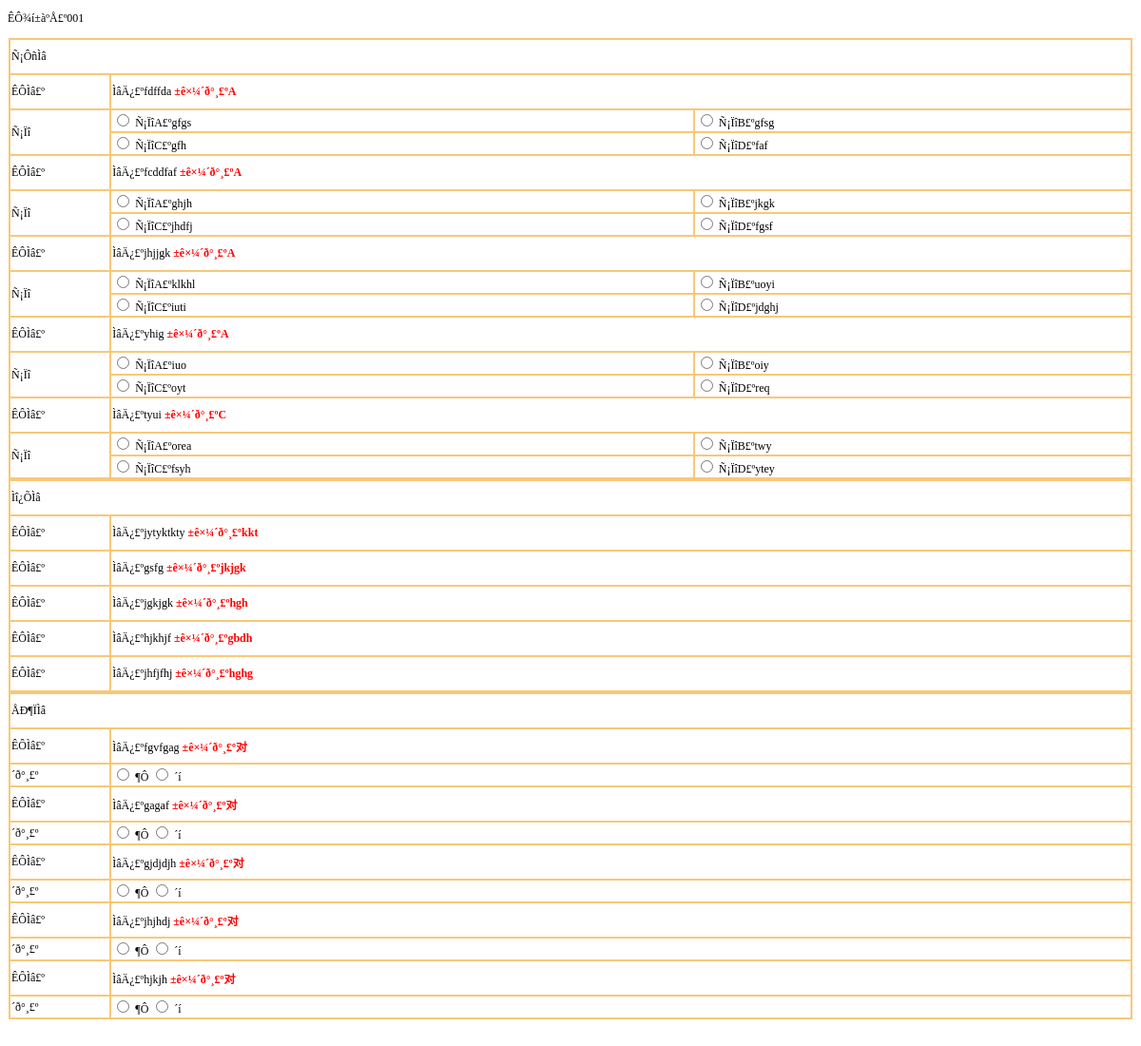
The page /shijuan_detail3.php?sjbh=001 on the database its author committed.
### tables this page shows
CREATE TABLE `shijuanshengcheng` (
  `ID` int(11) NOT NULL AUTO_INCREMENT,
  `bianhao` varchar(255) DEFAULT NULL,
  `kemu` varchar(50) DEFAULT NULL,
  `danxuantishu` int(11) DEFAULT NULL,
  `danxuanfenzhi` int(11) DEFAULT NULL,
  `tiankongtishu` int(11) DEFAULT NULL,
  `tiankongfenzhi` int(11) DEFAULT NULL,
  `panduantishu` int(11) DEFAULT NULL,
  `panduanfenzhi` int(11) DEFAULT NULL,
  `danxuanti` varchar(255) DEFAULT NULL,
  `tiankongti` varchar(255) DEFAULT NULL,
  `panduanti` varchar(255) DEFAULT NULL,
  `addtime` timestamp NULL DEFAULT CURRENT_TIMESTAMP ON UPDATE CURRENT_TIMESTAMP,
  PRIMARY KEY (`ID`)
);

CREATE TABLE `danxuanti` (
  `id` int(11) NOT NULL AUTO_INCREMENT,
  `kemu` varchar(50) DEFAULT NULL,
  `timu` varchar(50) DEFAULT NULL,
  `xuanxiangA` varchar(50) DEFAULT NULL,
  `xuanxiangB` varchar(50) DEFAULT NULL,
  `xuanxiangC` varchar(50) DEFAULT NULL,
  `xuanxiangD` varchar(50) DEFAULT NULL,
  `daan` varchar(50) DEFAULT NULL,
  `addtime` timestamp NOT NULL DEFAULT CURRENT_TIMESTAMP,
  PRIMARY KEY (`id`)
);

CREATE TABLE `tiankongti` (
  `ID` int(11) NOT NULL AUTO_INCREMENT,
  `timu` varchar(500) DEFAULT NULL,
  `kemu` varchar(50) DEFAULT NULL,
  `daan` varchar(255) DEFAULT NULL,
  `addtime` timestamp NULL DEFAULT CURRENT_TIMESTAMP ON UPDATE CURRENT_TIMESTAMP,
  PRIMARY KEY (`ID`)
);

CREATE TABLE `panduanti` (
  `id` int(11) NOT NULL AUTO_INCREMENT,
  `timu` varchar(500) DEFAULT NULL,
  `kemu` varchar(50) DEFAULT NULL,
  `daan` varchar(50) DEFAULT NULL,
  `addtime` timestamp NOT NULL DEFAULT CURRENT_TIMESTAMP,
  PRIMARY KEY (`id`)
);

### shijuan_detail3.php (the view, shortened to what this page needs)
<?php
include_once 'conn.php';
$sjbh=$_GET["sjbh"];
?>
<!DOCTYPE html PUBLIC "-//W3C//DTD XHTML 1.0 Transitional//EN" "http://www.w3.org/TR/xhtml1/DTD/xhtml1-transitional.dtd">
<html xmlns="http://www.w3.org/1999/xhtml">
<head>
<title>µ¥Ñ¡Ìâ</title><link rel="stylesheet" href="css.css" type="text/css">
</head>
<body>
<?php
$sql="select * from shijuanshengcheng where bianhao='".$sjbh."'";
$query=mysql_query($sql);
$rowscount=mysql_num_rows($query);
if($rowscount>0)
{
?>
<p>ÊÔ¾í±àºÅ£º<?php echo mysql_result($query,$i,bianhao)?></p>
<table bgcolor="#ffffff" border="0" cellspacing="0"
                              height="203" width="100%">
  <tbody>
    <tr>
      <td><form action="" method="post" name="form1" id="form1">
        <table width="100%" height="103" border="1" cellpadding="1" cellspacing="0" bordercolor="#F8C878">
          <tr>
            <td height="33" colspan="3">Ñ¡ÔñÌâ</td>
          </tr>
         <?php
$sql2="select * from danxuanti where id in (".mysql_result($query,$i,danxuanti).")";
$query2=mysql_query($sql2);
$rowscount2=mysql_num_rows($query2);
if($rowscount2>0)
{
	 for($i2=0;$i2<$rowscount2;$i2++)
	 {
?>
          <tr>
            <td width="9%" height="33">ÊÔÌâ£º</td>
            <td colspan="2">ÌâÄ¿£º<?php echo mysql_result($query2,$i2,timu)?>
                  <font color=red><strong>±ê×¼´ð°¸£º<?php echo mysql_result($query2,$i2,daan)?></strong></font> </td>
          </tr>
          <tr>
            <td rowspan="2">Ñ¡Ïî</td>
            <td width="52%"><input type="radio" name="xztxxa<?php echo mysql_result($query2,$i2,id)?>" value="A" />
              Ñ¡ÏîA£º<?php echo mysql_result($query2,$i2,xuanxiangA)?></td>
            <td width="39%"><input type="radio" name="xztxxa<?php echo mysql_result($query2,$i2,id)?>" value="B" />
              Ñ¡ÏîB£º<?php echo mysql_result($query2,$i2,xuanxiangB)?></td>
          </tr>
          <tr>
            <td><input type="radio" name="xztxxa<?php echo mysql_result($query2,$i2,id)?>" value="C" />
              Ñ¡ÏîC£º<?php echo mysql_result($query2,$i2,xuanxiangC)?></td>
            <td><input type="radio" name="xztxxa<?php echo mysql_result($query2,$i2,id)?>" value="D" />
              Ñ¡ÏîD£º<?php echo mysql_result($query2,$i2,xuanxiangD)?></td>
          </tr>
         <?php
		 }
	}
?>
        </table>
         <table width="100%" height="103" border="1" cellpadding="1" cellspacing="0" bordercolor="#F8C878">
           <tr>
             <td height="33" colspan="3">Ìî¿ÕÌâ</td>
           </tr>
           <?php
$sql2="select * from tiankongti where id in (".mysql_result($query,$i,tiankongti).")";
$query2=mysql_query($sql2);
$rowscount2=mysql_num_rows($query2);
if($rowscount2>0)
{
	 for($i2=0;$i2<$rowscount2;$i2++)
	 {
?>
           <tr>
             <td width="9%" height="33">ÊÔÌâ£º</td>
             <td colspan="2">ÌâÄ¿£º<?php echo mysql_result($query2,$i2,timu)?>
              <font color="red"><strong>±ê×¼´ð°¸£º<?php echo mysql_result($query2,$i2,daan)?></strong></font></td>
           </tr>
           <?php
		 }
	}
?>
         </table>
         <table width="100%" height="103" border="1" cellpadding="1" cellspacing="0" bordercolor="#F8C878">
           <tr>
             <td height="33" colspan="3">ÅÐ¶ÏÌâ</td>
           </tr>
           <?php
$sql2="select * from panduanti where id in (".mysql_result($query,$i,panduanti).")";
$query2=mysql_query($sql2);
$rowscount2=mysql_num_rows($query2);
if($rowscount2>0)
{
	 for($i2=0;$i2<$rowscount2;$i2++)
	 {
?>
           <tr>
             <td width="9%" height="33">ÊÔÌâ£º</td>
             <td colspan="2">ÌâÄ¿£º<?php echo mysql_result($query2,$i2,timu)?>
              <font color="red"><strong>±ê×¼´ð°¸£º<?php echo mysql_result($query2,$i2,daan)?></strong></font></td>
           </tr>
           <tr>
             <td>´ð°¸£º</td>
             <td colspan="2"><input type="radio" name="pdtxxa<?php echo mysql_result($query2,$i2,id)?>" value="¶Ô" />
               ¶Ô
               <input type="radio" name="pdtxxa<?php echo mysql_result($query2,$i2,id)?>" value="´í" />
               ´í</td>
           </tr>
           <?php
		 }
	}
?>
         </table>
      </form>
          <p>&nbsp;</p></td>
    </tr>
  </tbody>
</table>
<?php
	}
?>
</body>
</html>

### css.css (style rules this page uses)
BODY { FONT-SIZE: 12px }
P { FONT-SIZE: 12px }
TD { FONT-SIZE: 12px }
INPUT { FONT-SIZE: 12px }

### rows shown on the page
shijuanshengcheng: bianhao "001"
danxuanti: timu "fdffda", daan "A", xuanxiangA "gfgs", xuanxiangB "gfsg", xuanxiangC "gfh", xuanxiangD "faf"
danxuanti: timu "fcddfaf", daan "A", xuanxiangA "ghjh", xuanxiangB "jkgk", xuanxiangC "jhdfj", xuanxiangD "fgsf"
danxuanti: timu "jhjjgk", daan "A", xuanxiangA "klkhl", xuanxiangB "uoyi", xuanxiangC "iuti", xuanxiangD "jdghj"
danxuanti: timu "yhig", daan "A", xuanxiangA "iuo", xuanxiangB "oiy", xuanxiangC "oyt", xuanxiangD "req"
danxuanti: timu "tyui", daan "C", xuanxiangA "orea", xuanxiangB "twy", xuanxiangC "fsyh", xuanxiangD "ytey"
tiankongti: timu "jytyktkty", daan "kkt"
tiankongti: timu "gsfg", daan "jkjgk"
tiankongti: timu "jgkjgk", daan "hgh"
tiankongti: timu "hjkhjf", daan "gbdh"
tiankongti: timu "jhfjfhj", daan "hghg"
panduanti: timu "fgvfgag", daan "对"
panduanti: timu "gagaf", daan "对"
panduanti: timu "gjdjdjh", daan "对"
panduanti: timu "jhjhdj", daan "对"
panduanti: timu "hjkjh", daan "对"
